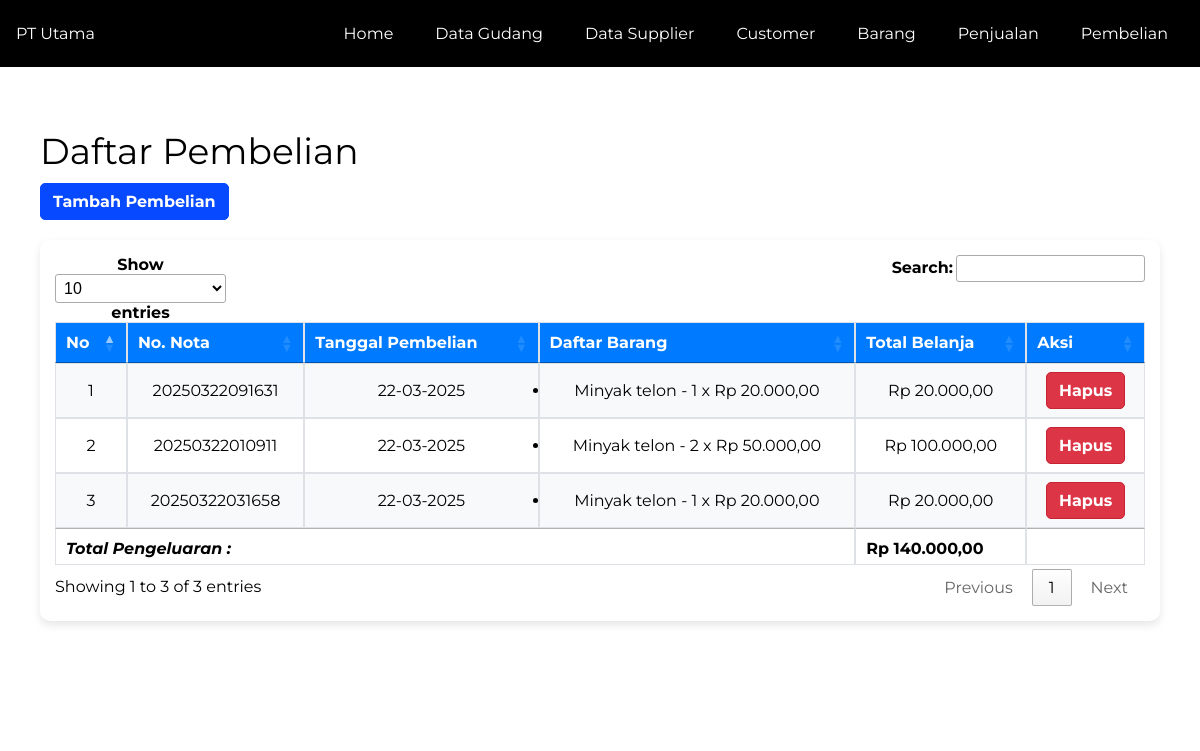
Screenshot of /pembeliandaftar.php with the database file from the repository.
### tables this page shows
CREATE TABLE `pembelian` (
  `idpembelian` int(11) NOT NULL,
  `notabeli` text NOT NULL,
  `namabarang` text NOT NULL,
  `harga` text NOT NULL,
  `jumlah` text NOT NULL,
  `total` text NOT NULL,
  `grandtotal` text NOT NULL,
  `tanggalpembelian` date NOT NULL,
  `waktuinputbeli` datetime NOT NULL DEFAULT current_timestamp()
);

### pembeliandaftar.php (the view, shortened to what this page needs)
<?php include 'header.php'; ?>
<div class="display-kontainer kontainer" style="padding-bottom: 50px;">
	<div class="kontainer padding-32">
		<h1>Daftar Pembelian</h1>
		<a href="pembeliantambah.php" class="btn btn-primary float-right">Tambah Pembelian</a>
		<div class="row">
			<div class="col l12">
				<div class="card shadow mb-4">
					<div class="card-body">
						<table class="table table-bordered table-striped" id="table">
							<thead class="bg-primary text-white">
								<tr>
									<th>No</th>
									<th>No. Nota</th>
									<th>Tanggal Pembelian</th>
									<th>Daftar Barang</th>
									<th>Total Belanja</th>
									<th>Aksi</th>
								</tr>
							</thead>
							<tbody>
							<?php $nomor = 1; ?>
                                        <?php $ambil = $koneksi->query("SELECT*FROM pembelian group by notabeli order by tanggalpembelian desc");
                                        $totalpengeluaran = 0;
                                        ?>
                                        <?php while ($pecah = $ambil->fetch_assoc()) { ?>
									<tr>
										<td><?php echo $nomor; ?></td>
										<td><?php echo $pecah['notabeli'] ?></td>
										<td><?php echo date("d-m-Y", strtotime($pecah['tanggalpembelian'])) ?></td>
										<td>
											<ul>
											<?php
                                                        $ambildaftarbarang = $koneksi->query("SELECT*FROM pembelian where notabeli = '$pecah[notabeli]'");
                                                        while ($daftarbarang = $ambildaftarbarang->fetch_assoc()) { ?>
													<li><?= $daftarbarang['namabarang'] ?> - <?= $daftarbarang['jumlah'] ?> x <?= rupiah($daftarbarang['harga']) ?></li>
												<?php } ?>
											</ul>
										</td>
										<td><?php echo rupiah($pecah['grandtotal']) ?></td>
										<td>
										<a href="pembelianhapus.php?id=<?php echo $pecah['notabeli']; ?>" class="btn btn-danger mb-1" onclick="return confirm('Apakah anda yakin ingin menghapus data ini ?')">Hapus</a>
										</td>
									</tr>
								<?php
									$totalpengeluaran += $pecah['grandtotal'];
									$nomor++;
								} ?>
							</tbody>
							<tfoot>
								<tr>
									<th colspan="4" class="text-right"><em>Total Pengeluaran :</em></th>
									<th><?= rupiah($totalpengeluaran) ?></th>
									<th></th>
								</tr>
							</tfoot>
						</table>
					</div>
				</div>
			</div>
		</div>
	</div>
</div>
<?php
include 'footer.php';
?>

### header.php (shortened to what this page needs)
<?php
function rupiah($angka)
{
  $hasilrupiah = "Rp " . number_format($angka, 2, ',', '.');
  return $hasilrupiah;
}
?>
<!DOCTYPE html>
<html>
<head>
  <link rel="stylesheet" href="css/style.css">
  <link rel="stylesheet" href="https://cdnjs.cloudflare.com/ajax/libs/font-awesome/4.7.0/css/font-awesome.min.css">
  <link rel="stylesheet" href="https://cdn.datatables.net/1.13.6/css/jquery.dataTables.min.css">
</head>
<body class="content" style="max-width: 100%; width: 100vw; margin: 0; padding: 0;">
<header class="navbar">
    <div>PT Utama</div>
    <div class="menu">
        <a href="beranda.php">Home</a>
        <a href="gudangdaftar.php">Data Gudang</a>
        <a href="supplierdaftar.php">Data Supplier</a>
        <a href="penggunadaftar.php">Customer</a>
        <a href="produkdaftar.php">Barang</a>
        <a href="penjualandaftar.php">Penjualan</a>
        <a href="pembeliandaftar.php">Pembelian</a>
    </div>
</header>

### footer.php (shortened to what this page needs)
</body>
</html>

### css/style.css (style rules this page uses)
* { margin: 0; padding: 0; box-sizing: border-box; }
body { font-family: Arial, sans-serif; width: 100vw; max-width: 100%; }
.navbar { display: flex; justify-content: space-between; align-items: center; background-color: black; padding: 16px; color: white; }
.menu { display: flex; gap: 10px; }
.menu a { color: white; text-decoration: none; padding: 8px 16px; border-radius: 5px; }
header, main, menu, nav { display: block }
a { background-color: transparent }
html { overflow-x: hidden }
h1 { font-size: 36px }
h1, h2, h3, h4, h5, h6 { font-family: "Segoe UI", Arial, sans-serif; font-weight: 400; margin: 10px 0 }
a { color: inherit }
.display-kontainer { position: relative }
.bar:after, .bar:before, .kontainer:after, .kontainer:before, .row-padding:after, .row-padding:before, .row:after, .row:before { content: ""; display: table; clear: both }
.col { float: left; width: 100% }
@media (min-width:993px) { .col.l12 { width: 99.99999% } }
.content { margin-left: auto; margin-right: auto }
.content { max-width: 980px }
.kontainer { padding: .01em 16px }
.padding-32 { padding-top: 32px!important; padding-bottom: 32px!important }
.text-white { color: #fff!important }
body, h1, h2, h3, h4, h5, h6, .wide { font-family: "Montserrat", sans-serif; }
.kontainer { max-width: 1200px; margin: auto; padding: 20px; }
.row { display: grid; grid-template-columns: 1fr; gap: 20px; }
.card { background: #fff; border-radius: 10px; box-shadow: 0 4px 8px rgba(0, 0, 0, 0.1); overflow: hidden; text-align: center; transition: transform 0.3s ease; width: 100%; max-width: 100%; }
.card-body { padding: 15px; }
.table { width: 100%; border-collapse: collapse; border-spacing: 0; background-color: #fff; overflow-x: auto; white-space: normal; table-layout: auto; display: table; }
.table-bordered th, .table-bordered td { border: 1px solid #dee2e6; padding: 10px; text-align: center; }
.table thead { background-color: #007bff; color: white; }
.table-striped tbody tr:nth-of-type(odd) { background-color: #f8f9fa; }
.btn { display: inline-block; padding: 8px 12px; border-radius: 5px; text-decoration: none; font-weight: bold; text-align: center; transition: all 0.3s ease; }
.btn-primary { background-color: #0749ff; color: #ffffff; border: 1px solid #0749ff; }
.btn-danger { background-color: #dc3545; color: #fff; border: 1px solid #c82333; }

### rows the page displays
pembelian: notabeli "20250322091631", tanggalpembelian "22-03-2025", namabarang "Minyak telon", jumlah "1", harga "Rp 20.000,00", grandtotal "Rp 20.000,00"
pembelian: notabeli "20250322010911", tanggalpembelian "22-03-2025", namabarang "Minyak telon", jumlah "2", harga "Rp 50.000,00", grandtotal "Rp 100.000,00"
pembelian: notabeli "20250322031658", tanggalpembelian "22-03-2025", namabarang "Minyak telon", jumlah "1", harga "Rp 20.000,00", grandtotal "Rp 20.000,00"

### other values shown
rupiah($totalpengeluaran) "Rp 140.000,00"
